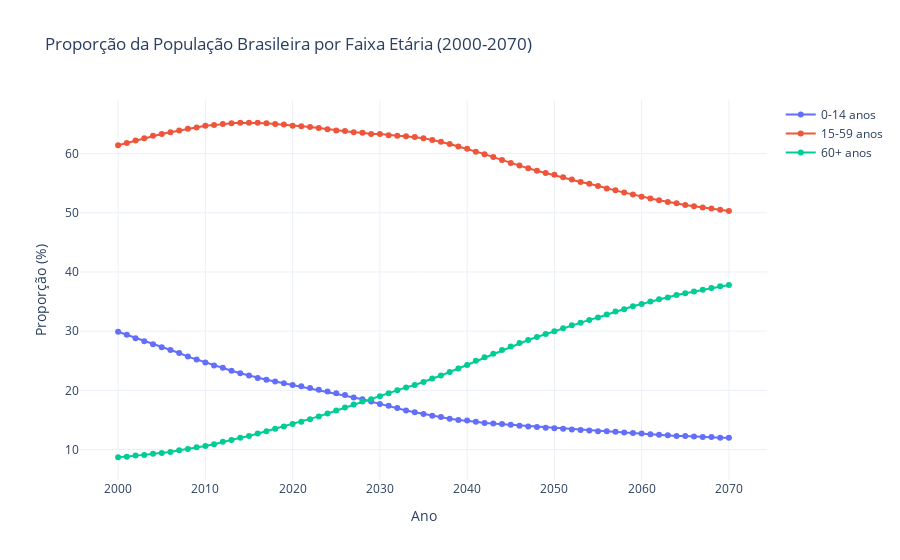

The notebook cell this image was saved under:
### Code cell
age_pyramid_fig = go.Figure()

age_pyramid_fig.add_trace(go.Scatter(
    x=prop_0_14.index,
    y=prop_0_14.values,
    mode="lines+markers",
    name="0-14 anos"
))

age_pyramid_fig.add_trace(go.Scatter(
    x=prop_15_59.index,
    y=prop_15_59.values,
    mode="lines+markers",
    name="15-59 anos"
))

age_pyramid_fig.add_trace(go.Scatter(
    x=prop_60_plus.index,
    y=prop_60_plus.values,
    mode="lines+markers",
    name="60+ anos"
))

age_pyramid_fig.update_layout(
    title="Proporção da População Brasileira por Faixa Etária (2000-2070)",
    xaxis_title="Ano",
    yaxis_title="Proporção (%)",
    template="plotly_white"
)

age_pyramid_fig.show()
